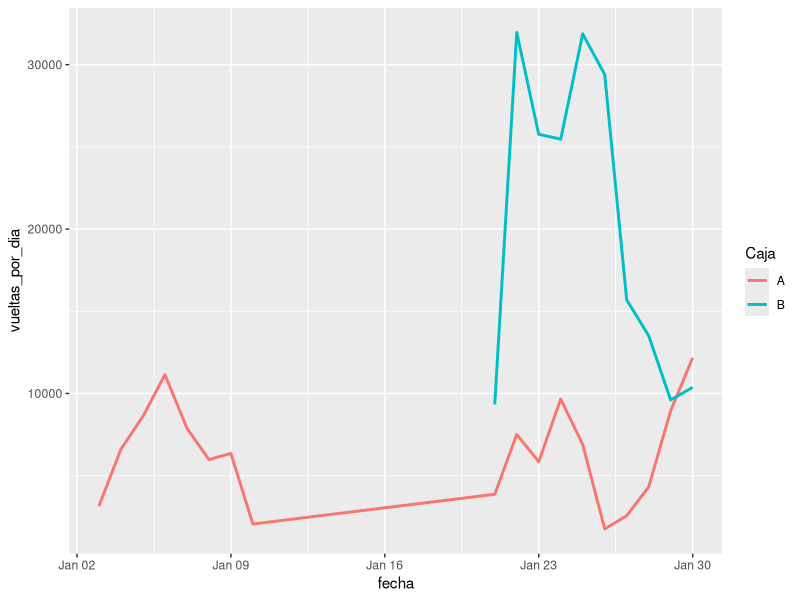

Write R code to recreate this figure.
library(tidyverse)

datos <- read.csv("datos_para_graficar.csv")
str(datos)
  # Pasaro a formato de hora

library(lubridate)
datos$fecha <- ymd(datos$fecha)

  # graficar 
  # https://r-graph-gallery.com/316-possible-inputs-for-the-dygraphs-library.html
  # tranformar a xts format

colnames(datos)

ggplot(datos, aes(x = fecha, y = vueltas_por_dia)) + 
  geom_line(aes(color = Caja), size = 1) 

  